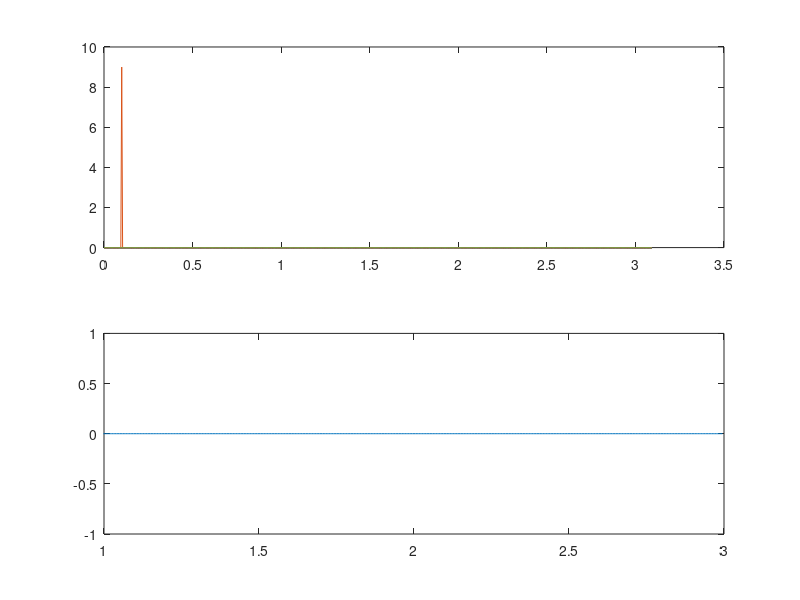
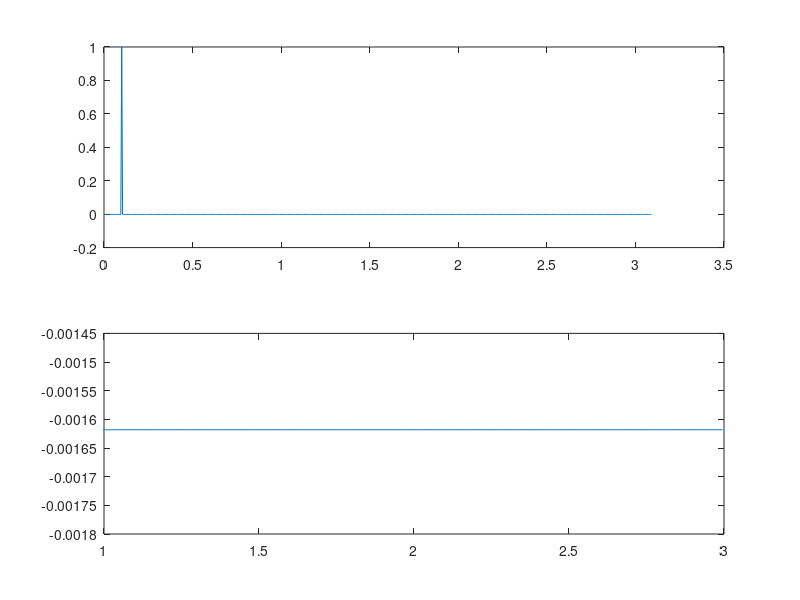
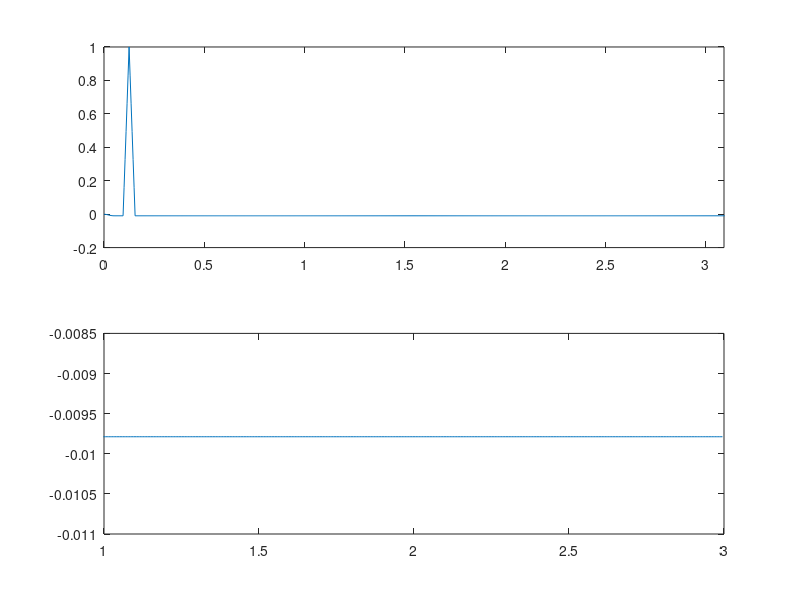
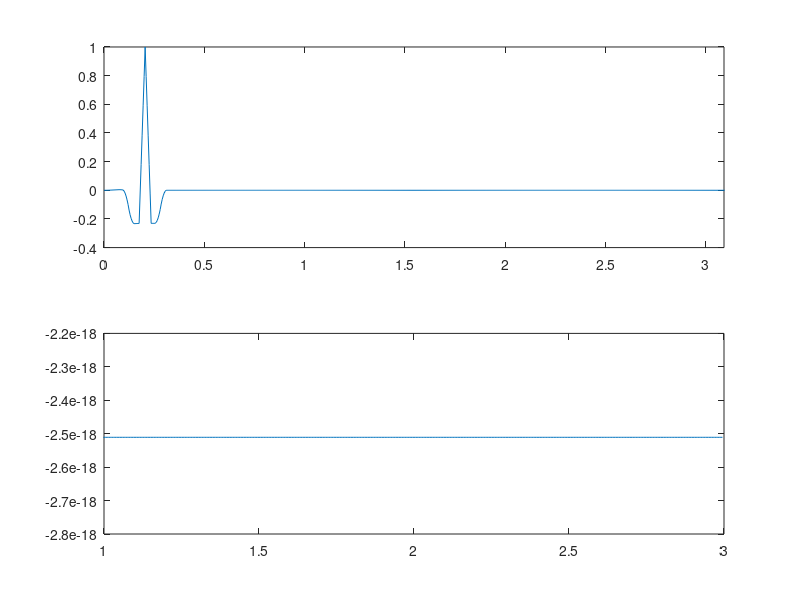

Source code (MATLAB) for these figures, in order: (Note: this script raises an error after producing the figures.)
clc;
clear all
close all
x1 = csvread('a01_3.csv'); 
y=length(x1);
fs = 200;              
N = length (x1);       
t = [0:N-1]/fs;        
figure(1)
subplot(2,1,1)
plot(t,x1)
subplot(2,1,2)
plot(t(200:600),x1(200:600))
xlim([1 3])
x1 = x1 - mean (x1 );    
x1 = x1/ max( abs(x1 )) ;
figure(2)
subplot(2,1,1)
plot(t,x1)
subplot(2,1,2)
plot(t(200:600),x1(200:600))
xlim([1 3])
b=[1 0 0 0 0 0 -2 0 0 0 0 0 1];
a=[1 -2 1];
h=filter(b,a,[1 zeros(1,12)]); 
x2 = conv (x1 ,h);
x2 = x2/ max( abs(x2 )); 
figure(3)
subplot(2,1,1)
plot([0:length(x2)-1]/fs,x2)
xlim([0 max(t)])
subplot(2,1,2)
plot(t(200:600),x2(200:600))
xlim([1 3])
b = [-1 0 0 0 0 0 0 0 0 0 0 0 0 0 0 0 32 -32 0 0 0 0 0 0 0 0 0 0 0 0 0 0 1];
a = [1 -1];
h1=filter(b,a,[1 zeros(1,32)]); 
x3 = conv (x2 ,h1);
x3 = x3/ max( abs(x3 ));
figure(4)
subplot(2,1,1)
plot([0:length(x3)-1]/fs,x3)
xlim([0 max(t)])
subplot(2,1,2)
plot(t(200:600),x3(200:600))
xlim([1 3])
h = [-1 -2 0 2 1]/8;
x4 = conv (x3 ,h);
x4 = x4 (2+[1: N]);
x4 = x4/ max( abs(x4 ));
figure(5)
subplot(2,1,1)
plot([0:length(x4)-1]/fs,x4)
subplot(2,1,2)
plot(t(200:600),x4(200:600))
xlim([1 3])
x5 = x4 .^2;
x5 = x5/ max( abs(x5 ));
figure(6)
subplot(2,1,1)
plot([0:length(x5)-1]/fs,x5)
subplot(2,1,2)
plot(t(200:600),x5(200:600))
xlim([1 3])
h = ones (1 ,31)/31;
Delay = 15; 
x6 = conv (x5 ,h);
x6 = x6 (15+[1: N]);
x6 = x6/ max( abs(x6 ));
figure(7)
subplot(2,1,1)
plot([0:length(x6)-1]/fs,x6)
subplot(2,1,2)
plot(t(200:600),x6(200:600))
xlim([1 3])
figure(7)
subplot(2,1,1)
max1 = max(x6);
thresh = mean (x6 );
k=thresh*max1;
y =(x6>k)';
figure,plot(y,t)
figure (8)
subplot(2,1,1)
plot (t(200:600),x1(200:600)/max(x1))
box on
xlim([1 3])
subplot(2,1,2)
plot (t(200:600),x6(200:600)/max(x6))
xlim([1 3])
left = find(diff([0 y])==1);
right = find(diff([y 0])==-1);
left=left-20;
for i=1:length(left)
   [Rv(i) Rl(i)] = max( x1(left(i):right(i)) );
   Rl(i) = Rl(i)+left(i) ;
   for j=1:20
   x(j)=left(j);
  for l=1:20;
  k(l)=left(j)-left(j+1);
  y=-1*mean2(k(l));
  end
 end
   end
figure
plot (t,x1/max(x1) , t(Rl) ,Rv , 'r*');
xlim([1 3])
heartrate=(fs*60)/y;
tx=0:N-1/fs;
figure,plot(tx(200:600),x1(200:600))
